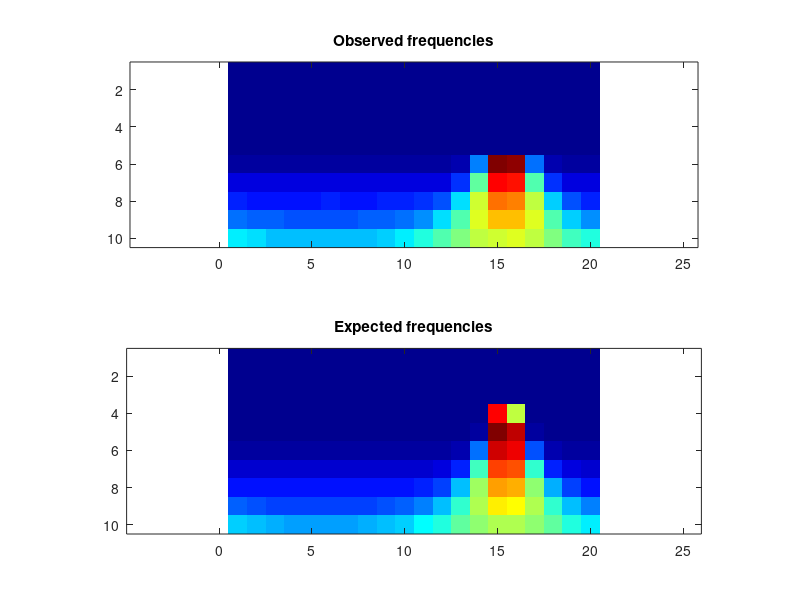

Reproduce this figure in MATLAB.
obsFrequencies = [ 0, 0, 0, 0, 0, 0, 0, 0, 0, 0, 0, 0, 0, 0, 0, 0, 0, 0, 0, 0; 0, 0, 0, 0, 0, 0, 0, 0, 0, 0, 0, 0, 0, 0, 0, 0, 0, 0, 0, 0; 0, 0, 0, 0, 0, 0, 0, 0, 0, 0, 0, 0, 0, 0, 0, 0, 0, 0, 0, 0; 0, 0, 0, 0, 0, 0, 0, 0, 0, 0, 0, 0, 0, 0, 0, 0, 0, 0, 0, 0; 0, 0, 0, 0, 0, 0, 0, 0, 0, 0, 0, 0, 0, 0, 0, 0, 0, 0, 0, 0; 831, 803, 773, 824, 784, 823, 805, 831, 771, 787, 804, 826, 1044, 7083, 28831, 27966, 6325, 1100, 790, 776; 2415, 2417, 2457, 2453, 2433, 2420, 2447, 2337, 2428, 2389, 2318, 2687, 4704, 13259, 24970, 24635, 12843, 4587, 2653, 2462; 4111, 4043, 4033, 3989, 3996, 4144, 4018, 4036, 4117, 4162, 4535, 5762, 9506, 16249, 22052, 21580, 16099, 9285, 5647, 4453; 6509, 5979, 5927, 5690, 5645, 5602, 5683, 5961, 5956, 6310, 7459, 9539, 12929, 16957, 19582, 19638, 16716, 12808, 9437, 7308; 10224, 9532, 8832, 8611, 8628, 8567, 8725, 8994, 9342, 10182, 11265, 12775, 14357, 15844, 16561, 16760, 15840, 14338, 12607, 11399 ];
expFrequencies = [ 0, 0, 0, 0, 0, 0, 0, 0, 0, 0, 0, 0, 0, 0, 0, 0, 0, 0, 0, 0; 0, 0, 0, 0, 0, 0, 0, 0, 0, 0, 0, 0, 0, 0, 0, 0, 0, 0, 0, 0; 0, 0, 0, 0, 0, 0, 0, 0, 0, 0, 0, 0, 0, 0, 0, 0, 0, 0, 0, 0; 0, 0, 0, 0, 0, 0, 0, 0, 0, 0, 0, 6.9856e-32, 4.08867e-13, 0.193661, 27267.8, 17369, 0.0901872, 8.88245e-14, 8.31564e-33, 0; 1.35974e-14, 7.52875e-20, 1.46715e-24, 3.35183e-28, 2.90084e-30, 3.23916e-30, 4.47965e-28, 2.22793e-24, 1.23638e-19, 2.2911e-14, 4.02886e-09, 0.000202181, 1.31187, 830.053, 31416.9, 29011, 667.236, 0.944611, 0.000132877, 2.45796e-09; 800, 800, 800, 800, 800, 800, 800, 800, 800, 800.001, 800.053, 805.81, 1116.9, 6905.58, 28691.2, 27803.9, 6331.03, 1072.58, 804.816, 800.043; 2401.49, 2400.12, 2400.01, 2400, 2400, 2400, 2400, 2400.01, 2400.13, 2401.66, 2423.39, 2687.4, 4820.91, 13298.2, 25049.5, 24703.6, 12783.4, 4636.49, 2659.95, 2420.93; 4089.36, 4021.76, 4006.56, 4002.75, 4001.75, 4001.77, 4002.83, 4006.85, 4023.02, 4095.13, 4421.32, 5716.15, 9502.93, 16266.4, 22102.3, 21953.3, 15956, 9273.12, 5623.17, 4395.81; 6416.99, 5981.27, 5800.04, 5725.64, 5698.71, 5699.24, 5727.59, 5804.91, 5993.04, 6445.04, 7483.61, 9593.37, 13020.9, 16991.4, 19687.4, 19623.1, 16834.9, 12854.4, 9476.56, 7421.44; 10172.8, 9447.02, 8992.02, 8731.96, 8615.38, 8617.82, 8739.8, 9006.88, 9471.67, 10210.9, 11298.9, 12742.2, 14380.3, 15853.6, 16725.8, 16705.8, 15800.5, 14311.1, 12675.3, 11245.2 ];
colormap(jet);
clf; subplot(2,1,1);
imagesc(obsFrequencies);
title('Observed frequencies');
axis equal;
subplot(2,1,2);
imagesc(expFrequencies);
axis equal;
title('Expected frequencies');
